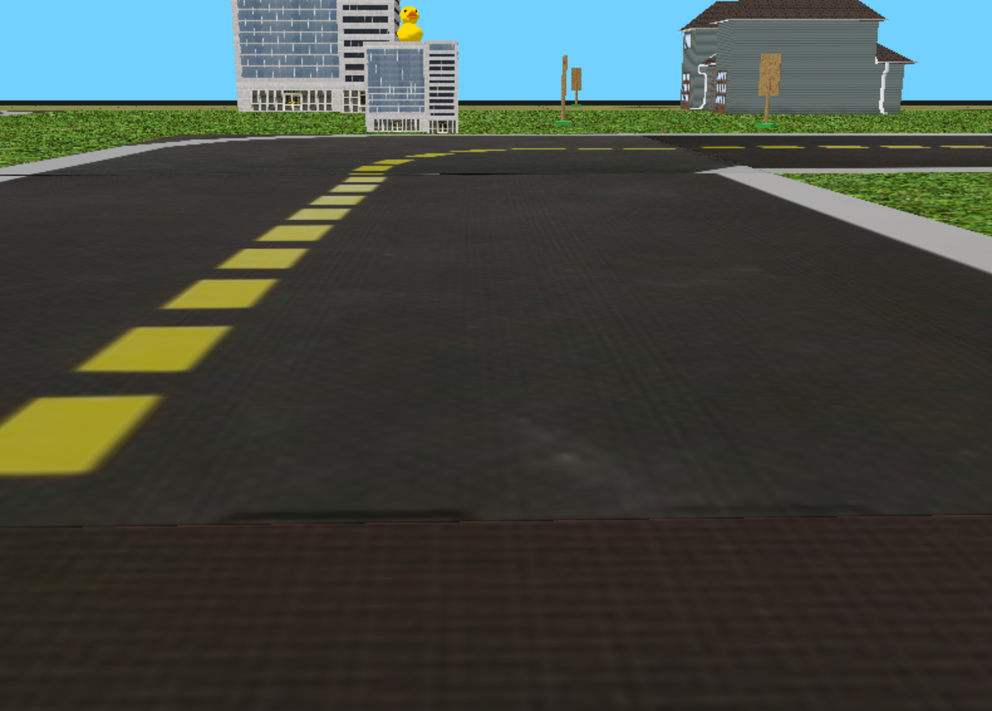
#> input picture img.png, 992 x 711 px, shrunk from 1580 x 1132 before the run
$ python template_matching.py
#> lines starting #> are read from the running program, lines starting #| are printed output that depends on the picture
import cv2
import numpy as np


import cv2
img = cv2.imread("img.png")
#> img is the input picture: shape (711, 992, 3); mean B, G, R 65.5, 71.9, 65.6
crop_img = img[0:100]
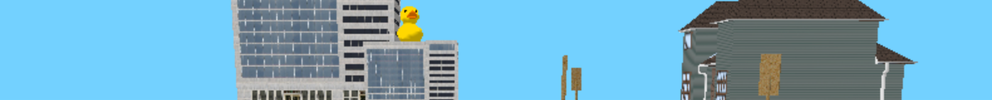
#> crop_img: shape (100, 992, 3); mean B, G, R 197.4, 171.6, 114.8
cv2.imshow("cropped", crop_img)
cv2.waitKey(0)


# [29 lines of commented-out code are left out]
templates = []
templ_shapes = []
threshold =0.7
img = cv2.imread("img.png")

for i in range(8):
    templates.append(cv2.imread("img{}.png".format(i+2),0))
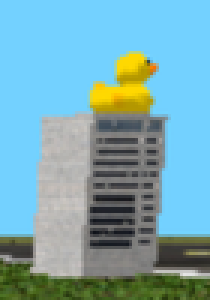
#> input picture img2.png, 70 x 100 px, shrunk from 112 x 160 before the run (shown 3 times larger)
    templ_shapes.append(templates[i].shape[:: -1])
    # print(templates[i].shape[:: -1])
    print(templ_shapes[i])
#| (70, 100)
#> (the run stopped early here; a loop or call above may not have finished)
